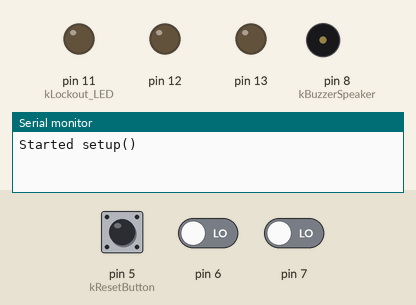
Simulated run of this sketch. Board: Arduino Uno, built with avr-gcc and run on an emulated ATmega328P. Shown: output pins drawn as LEDs (lit = HIGH), buzzer (waves = sounding), the last lines printed to the serial monitor. Dashed ring = blinking. Inputs (shaded band) come from the test bench; at power-on: pin 6 LOW, pin 5 (kResetButton) LOW, pin 7 LOW.

Above: at 1.2 s.
1.3 s: pin 6 driven HIGH
At 3.5 s:
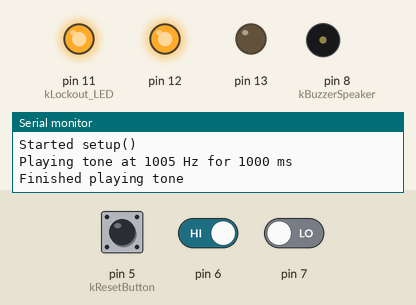
3.8 s: pin 5 (kResetButton) pulled HIGH for 1 s
At 4.4 s:
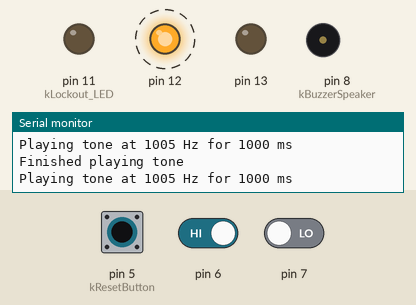
7.2 s: pin 5 (kResetButton) pulled HIGH for 3.2 s
At 8.2 s:
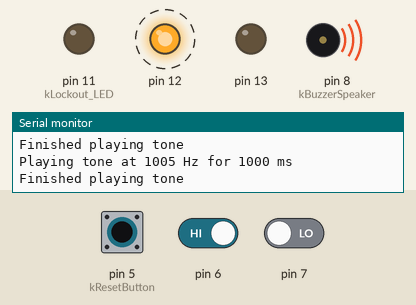
12.9 s: pin 5 (kResetButton) pulsed HIGH 5 times (0.12 s each, 0.3 s apart)
At 15.0 s:
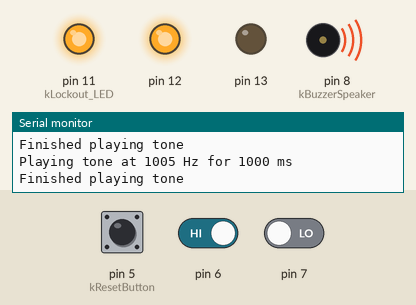
15.9 s: pin 5 (kResetButton) driven HIGH and pin 7 driven HIGH
At 17.2 s:
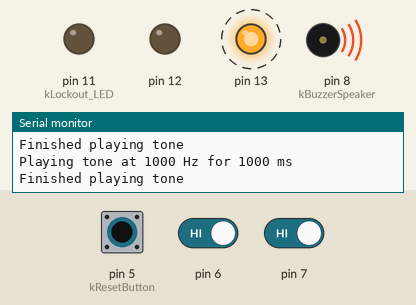
18.9 s: pin 5 (kResetButton) driven LOW
At 21.0 s:
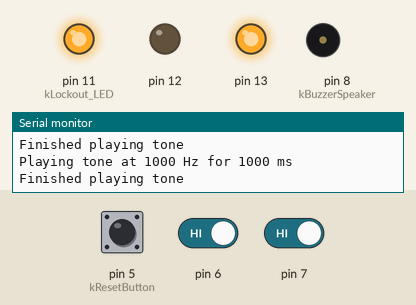
Timing chart, 0 to 22.3 s (numbered marks = the images above; inputs shaded):
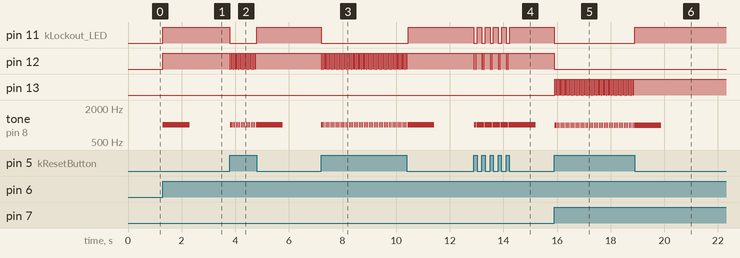

Measured:
- after the input at 1.3 s, pin 11 (kLockout_LED), pin 12: LOW → HIGH at once; tone on pin 8 (kBuzzerSpeaker): silent → 1005 Hz at once, → silent 1.0 s later
- after the input at 3.8 s, pin 11 (kLockout_LED): HIGH → LOW at once, → HIGH 1.0 s later; pin 12: alternates HIGH for 0.05 s and LOW for 0.01 s, 32 changes in all, then stays HIGH, starting at once; tone on pin 8 (kBuzzerSpeaker): goes 16 × (1005 Hz 0.01 s, silent 0.02 s), 1005 Hz 1.0 s, then silent, starting at once
- after the input at 7.2 s, pin 11 (kLockout_LED): HIGH → LOW at once, → HIGH 3.2 s later; pin 12: alternates HIGH for 0.05 s and LOW for 0.01 s, 104 changes in all, then stays HIGH, starting at once; tone on pin 8 (kBuzzerSpeaker): goes 52 × (1005 Hz 0.01 s, silent 0.02 s), 1005 Hz 1.0 s, then silent, starting at once
- after the input at 12.9 s, pin 11 (kLockout_LED): alternates HIGH for 0.17 s and LOW for 0.13 s, 10 changes in all, then stays HIGH, starting at once; pin 12: HIGH → LOW at once, then repeats every 0.30 s: HIGH 0.05 s, LOW 0.01 s, HIGH 0.22 s, LOW 0.02 s, until it stays HIGH from 14.2 s
- after the input at 15.9 s, pin 11 (kLockout_LED), pin 12: HIGH → LOW at once; pin 13: alternates HIGH for 0.05 s and LOW for 0.01 s, starting at once; tone on pin 8 (kBuzzerSpeaker): alternates 1000 Hz for 0.03 s and silent for 0.03 s, starting at once
- after the input at 18.9 s, pin 11 (kLockout_LED): LOW → HIGH at once; pin 13: stops changing and stays HIGH

The sketch:

LockoutBuzzer.ino
```cpp
const int kRedBuzzers[][2] = {{13, 7}};  // LED, button
const int kGreenBuzzers[][2] = {{12, 6}};  // LED, button
const int kLockout_LED = 11;
const int kBuzzerSpeaker = 8;
const int kResetButton = 5;
bool is_locked_out = false;
const int kNoValueFound = -1;

void TurnOff_LEDs();
void PlayTone(int frequency = 1000, int duration = 1000);
bool is_pressed(const int button_port);
bool is_reset_pressed();
void Test_LEDs();
void TestButtons();

void setup() {
  Serial.begin(9600);
  Serial.println(F("Started setup()\n"));
  for (int current_buzzer = 0; current_buzzer < sizeof(kRedBuzzers)/sizeof(kRedBuzzers[0]); current_buzzer++) {
    int current_LED = kRedBuzzers[current_buzzer][0];
    int current_button = kRedBuzzers[current_buzzer][1];
    pinMode(current_LED, OUTPUT);
    pinMode(current_button, INPUT);
  }
  for (int current_buzzer = 0; current_buzzer < sizeof(kGreenBuzzers)/sizeof(kGreenBuzzers[0]); current_buzzer++) {
    int current_LED = kGreenBuzzers[current_buzzer][0];
    int current_button = kGreenBuzzers[current_buzzer][1];
    pinMode(current_LED, OUTPUT);
    pinMode(current_button, INPUT);
  }
  pinMode(kLockout_LED, OUTPUT);
  pinMode(kBuzzerSpeaker, OUTPUT);
  pinMode(kResetButton, INPUT);
}

void loop() {
  if (is_locked_out) {
    digitalWrite(kLockout_LED, HIGH);
    if (is_pressed(kResetButton)) {  // The lock-out is being cleared.
      is_locked_out = false;
      TurnOff_LEDs();
      delay(10);  // Gets around weird collisions.
      noTone(kBuzzerSpeaker);  // This makes sure the tone stops playing when the reset button is hit.
    }
  } else {  // Not locked out.
    digitalWrite(kLockout_LED, LOW);
    for (int current_buzzer = 0; current_buzzer < sizeof(kRedBuzzers)/sizeof(kRedBuzzers[0]); current_buzzer++) {  // TODO: Make this into a function that takes a 2D array as an input.
      int current_LED = kRedBuzzers[current_buzzer][0];
      int current_button = kRedBuzzers[current_buzzer][1];
      if (is_locked_out) {
        break;
      }
      if (is_pressed(current_button)) {
        is_locked_out = true;
        digitalWrite(current_LED, HIGH);
        PlayTone(1000);
        break;
      }
    }
    for (int current_buzzer = 0; current_buzzer < sizeof(kGreenBuzzers)/sizeof(kGreenBuzzers[0]); current_buzzer++) {
      int current_LED = kGreenBuzzers[current_buzzer][0];
      int current_button = kGreenBuzzers[current_buzzer][1];
      if (is_locked_out) {
        break;
      }
      if (is_pressed(current_button)) {
        is_locked_out = true;
        digitalWrite(current_LED, HIGH);
        PlayTone(1005);
        break;
      }
    }
  }
}

// This function deactivates all the LEDs.
void TurnOff_LEDs() {
  digitalWrite(kLockout_LED, LOW);
  for (int current_buzzer = 0; current_buzzer < sizeof(kRedBuzzers)/sizeof(kRedBuzzers[0]); current_buzzer++) {
    int current_LED = kRedBuzzers[current_buzzer][0];
    digitalWrite(current_LED, LOW);
  }
  for (int current_buzzer = 0; current_buzzer < sizeof(kGreenBuzzers)/sizeof(kGreenBuzzers[0]); current_buzzer++) {
    int current_LED = kGreenBuzzers[current_buzzer][0];
    digitalWrite(current_LED, LOW);
  }
}

// This function checks whether a given button is currently pressed, and returns the result.
bool is_pressed(const int button_port) {
  return digitalRead(button_port) == 1;
}

// This function will make the buzzer speaker play a specified frequency tone for a specified duration.
void PlayTone(int frequency /*= 1000*/, int duration /*= 1000*/) {
  Serial.print(F("Playing tone at ")); Serial.print(frequency); Serial.print(F(" Hz for ")); Serial.print(duration); Serial.println(F(" ms"));
  tone(kBuzzerSpeaker, frequency, duration);
  Serial.println("Finished playing tone");
}

// This function will activate all of the LEDs for 1 second and then deactivate all of the LEDs for 1 second
// for debugging purposes.
void Test_LEDs() {
  Serial.println("Started TestLEDs()");
  for (int current_buzzer = 0; current_buzzer < sizeof(kRedBuzzers)/sizeof(kRedBuzzers[0]); current_buzzer++) {
    int current_LED = kRedBuzzers[current_buzzer][0];
    digitalWrite(current_LED, HIGH);
  }
  for (int current_buzzer = 0; current_buzzer < sizeof(kGreenBuzzers)/sizeof(kGreenBuzzers[0]); current_buzzer++) {
    int current_LED = kGreenBuzzers[current_buzzer][0];
    digitalWrite(current_LED, HIGH);
  }
  digitalWrite(kLockout_LED, HIGH);
  delay(1000);
  for (int current_buzzer = 0; current_buzzer < sizeof(kRedBuzzers)/sizeof(kRedBuzzers[0]); current_buzzer++) {
    int current_LED = kRedBuzzers[current_buzzer][0];
    digitalWrite(current_LED, LOW);
  }
  for (int current_buzzer = 0; current_buzzer < sizeof(kGreenBuzzers)/sizeof(kGreenBuzzers[0]); current_buzzer++) {
    int current_LED = kGreenBuzzers[current_buzzer][0];
    digitalWrite(current_LED, LOW);
  }
  digitalWrite(kLockout_LED, LOW);
  delay(1000);
  Serial.println("Finished TestLEDs()");
}

// This function will print the output of all the buzzers for debugging purposes.
void TestButtons() {
  int number_of_buttons_counted = 0;
  for (int current_buzzer = 0; current_buzzer < sizeof(kRedBuzzers)/sizeof(kRedBuzzers[0]); current_buzzer++) {
    int current_button = kRedBuzzers[current_buzzer][1];
    Serial.print(F("Button ")); Serial.print(number_of_buttons_counted); Serial.print(F(" (red): ")); Serial.print(digitalRead(current_button)); Serial.print(F(", "));
    number_of_buttons_counted++;
  }
  for (int current_buzzer = 0; current_buzzer < sizeof(kGreenBuzzers)/sizeof(kGreenBuzzers[0]); current_buzzer++) {
    int current_button = kGreenBuzzers[current_buzzer][1];
    Serial.print(F("Button ")); Serial.print(number_of_buttons_counted); Serial.print(F(" (green): ")); Serial.print(digitalRead(current_button)); Serial.print(F(", "));
    number_of_buttons_counted++;
  }
  Serial.print("Reset Button: "); Serial.println(digitalRead(kResetButton));
}
```
